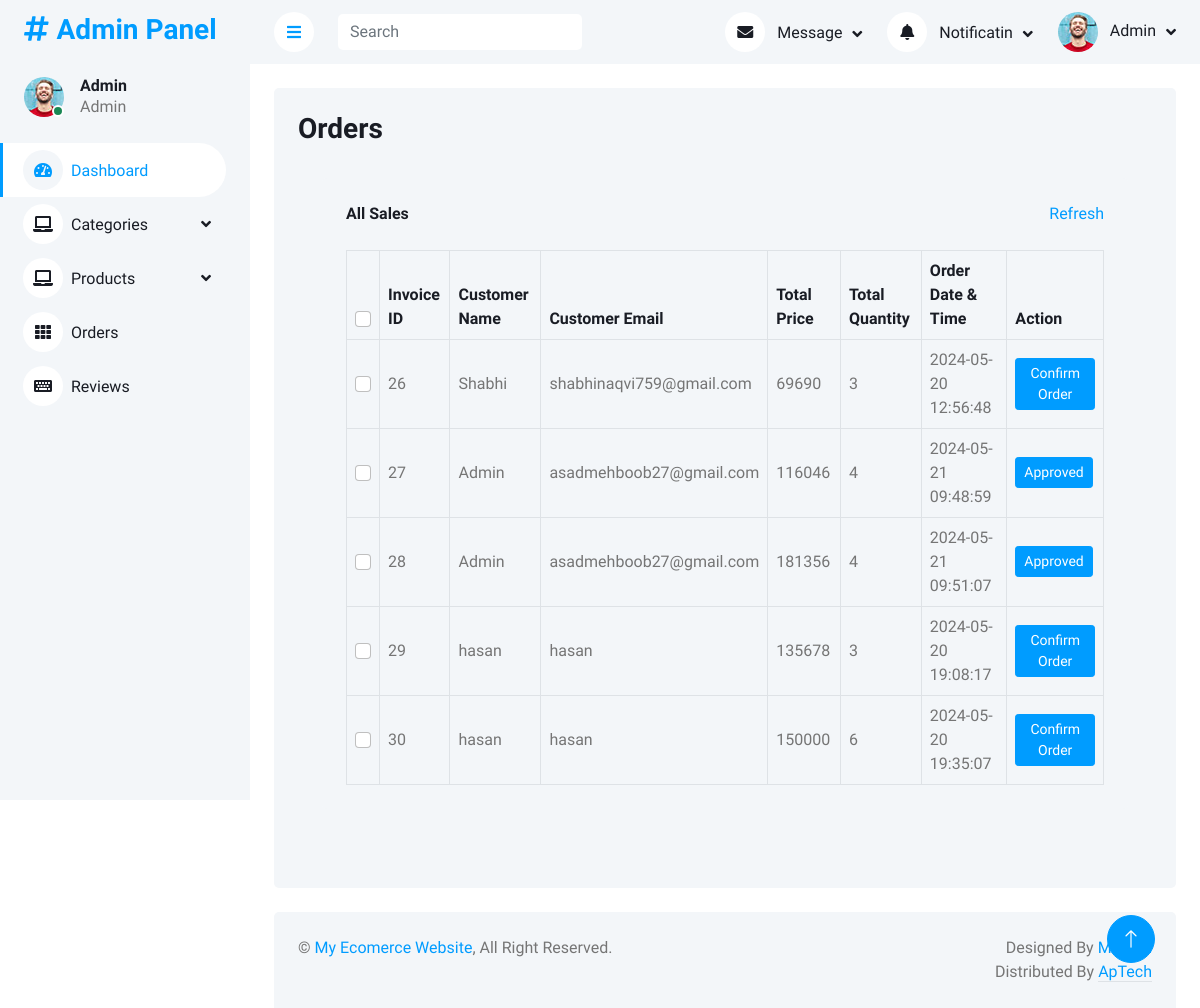
The page /AdminPanel/orders.php (signed in) on the database its author committed.
### tables this page shows
CREATE TABLE `invoices` (
  `id` int(11) NOT NULL,
  `u_id` int(11) NOT NULL,
  `u_name` varchar(300) NOT NULL,
  `u_email` varchar(300) NOT NULL,
  `total_price` int(11) NOT NULL,
  `total_qty` int(11) NOT NULL,
  `status` varchar(200) NOT NULL DEFAULT 'Pending',
  `dateTime` timestamp NOT NULL DEFAULT current_timestamp() ON UPDATE current_timestamp()
);

### AdminPanel/orders.php (the view, shortened to what this page needs)
<?php
include "query.php";
include "header.php";
?>
<div class="container-fluid pt-4 px-4">
                <div class="row vh-100 bg-light rounded  mx-0">
                    <div class="col-md-12 p-4">
                        <h3>Orders</h3>
                        <div class="container-fluid pt-4 px-4">
                <div class="bg-light text-center rounded p-4">
                    <div class="d-flex align-items-center justify-content-between mb-4">
                        <h6 class="mb-0">All Sales</h6>
                        <a href="">Refresh</a>
                    </div>
                    <div class="table-responsive">
                        <table class="table text-start align-middle table-bordered table-hover mb-0">
                            <thead>
                                <tr class="text-dark">
                                    <th scope="col"><input class="form-check-input" type="checkbox"></th>
                                    <th scope="col">Invoice ID</th>
                                    <th scope="col">Customer Name</th>
                                    <th scope="col">Customer Email</th>
                                    <th scope="col">Total Price</th>
                                    <th scope="col">Total Quantity</th>
                                    <th scope="col">Order Date & Time</th>
                                    <th scope="col">Action</th>
                                </tr>
                            </thead>
                            <tbody>
                                <?php
                                $query = $pdo->query("select * from invoices");
                                $Allinvoices = $query->fetchAll(PDO::FETCH_ASSOC);
                                foreach ($Allinvoices as $invoice) {
                                ?>
                                <tr>
                                    <td><input class="form-check-input" type="checkbox"></td>
                                    <td><?php echo $invoice['id'] ?></td>
                                    <td><?php echo $invoice['u_name'] ?></td>
                                    <td><?php echo $invoice['u_email'] ?></td>
                                    <td><?php echo $invoice['total_price'] ?></td>
                                    <td><?php echo $invoice['total_qty'] ?></td>
                                    <td><?php echo $invoice['dateTime'] ?></td>
                                    <?php
                                        if($invoice['status'] == "Pending"){
                                        ?>
                                        <td>
                                            <form action="email.php" method="post">
                                            <button class="btn btn-sm btn-primary" name="sendEmail" >Confirm Order</button>
                                            </form>
                                        </td>
                                        <?php
                                        }
                                        else{
                                        ?>
                                        <td>
                                            <form action="email.php" method="post">
                                            <button class="btn btn-sm btn-primary" name="" >Approved</button>
                                            </form>
                                        </td>
                                    <?php
                                        }
                                    ?>
                                </tr>
                                    <?php
                                    }
                                    ?>
                            </tbody>
                        </table>
                    </div>
                </div>
            </div>
                    </div>
                </div>
 </div>
<?php
include "footer.php";
?>

### AdminPanel/css/style.css (style rules this page uses)
:root { --primary: #009CFF; --light: #F3F6F9; --dark: #191C24; }
.btn { transition: .5s; }
.btn.btn-primary { color: #FFFFFF; }

### rows shown on the page
invoices: id "26", u_name "Shabhi", u_email "shabhinaqvi759@gmail.com", total_price "69690", total_qty "3", dateTime "2024-05-20 12:56:48"
invoices: id "27", u_name "Admin", u_email "asadmehboob27@gmail.com", total_price "116046", total_qty "4", dateTime "2024-05-21 09:48:59", status "Approved"
invoices: id "28", u_name "Admin", u_email "asadmehboob27@gmail.com", total_price "181356", total_qty "4", dateTime "2024-05-21 09:51:07", status "Approved"
invoices: id "29", u_name "hasan", u_email "hasan", total_price "135678", total_qty "3", dateTime "2024-05-20 19:08:17"
invoices: id "30", u_name "hasan", u_email "hasan", total_price "150000", total_qty "6", dateTime "2024-05-20 19:35:07"

### other values the page prints
$_SESSION['adminname'] "Admin"
